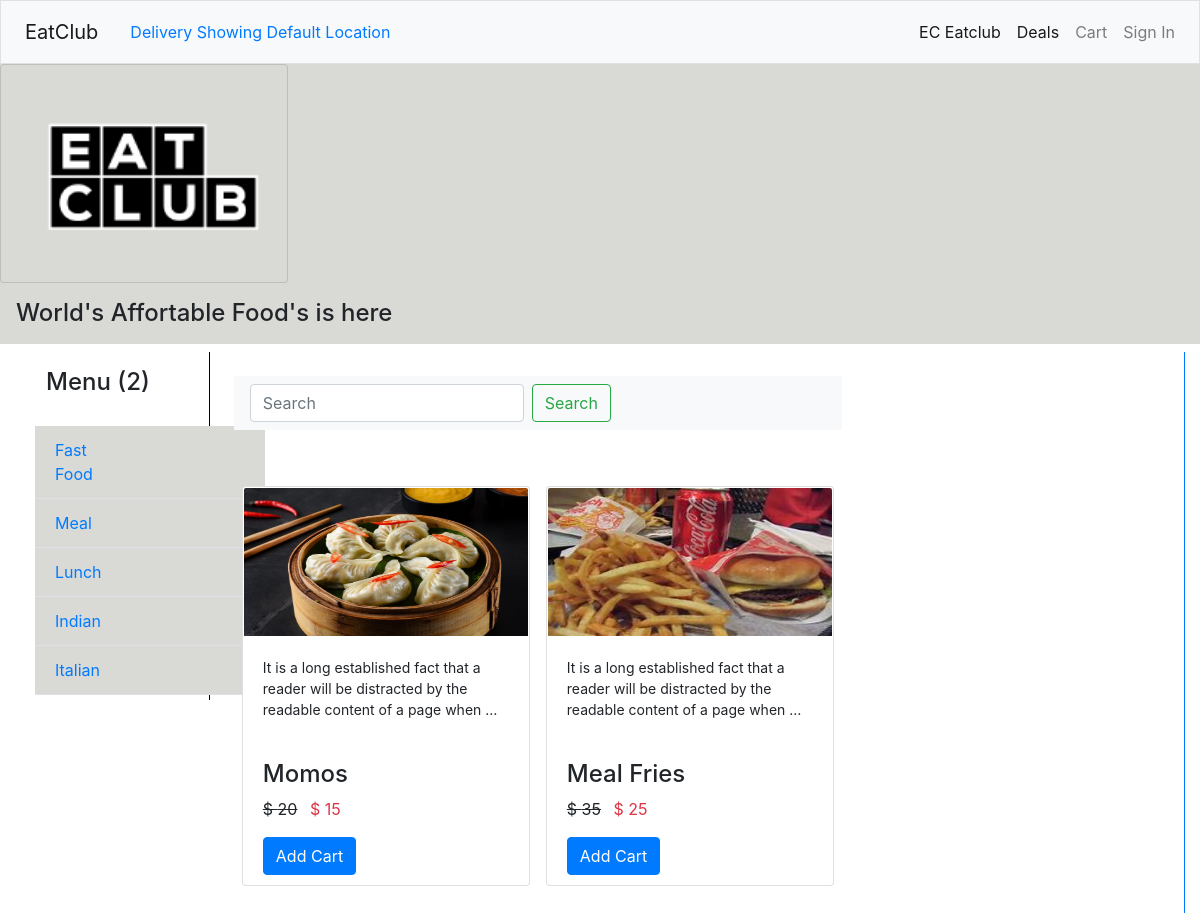
/deals/?category=Meal, run on the app's committed database.
### home/models.py (models this page shows, shortened)
class Category(models.Model):
    category_name = models.CharField(max_length=100)

class Menu(models.Model):
    cat_name = models.ForeignKey(Category,on_delete=models.CASCADE)
    item_name = models.CharField(max_length=100)
    item_price = models.IntegerField()
    discount_price = models.IntegerField()
    description = models.TextField()
    item_img  =models.ImageField(upload_to='media/')

### home/views.py (the view)
# urls.py: path('deals/', main, name='deals'),
def main(request):
    cat = Category.objects.all()
    category = request.GET.get('category')
    counts = Menu.objects.count()
    data = Menu.objects.all()  # Default queryset if no category filter is applied
    print("this is username" , request.session.get('username'))
    if category:
        data = Menu.objects.filter(cat_name__category_name=str(category))
        counts = Menu.objects.filter(cat_name__category_name=str(category)).count()
    context = {
        'cat': cat,
        'data': data,
        'counts':counts
    }
    return render(request, 'main.html', context)

### templates/main.html (shortened to what this page needs)
{% extends "base.html" %}
{% load static %}
{% block content %}
<div class="d-block m-auto "          style="width : 100vw ; background:#D9D9D6" >
    <div class="card p-4 m-10" style="width: 18rem; padding:10px; background:#D9D9D6">
        <img class="card-img-top p-2" src="{% static "logo.png" %}" alt="Card image cap" style="margin:10px ;background:#D9D9D6">
      </div>
    <h4 class = "p-3">
        World's Affortable Food's is here </h4>
</div>
<div class="container-fluid" >
    <div class=" d-flex  border-right border-primary" >
        <nav class="col-md-3 col-lg-2 d-md-block sidebar h-100"style="border-right: 1px solid black;" >
          <form action="/deal" method="POST">
            <ul class="nav flex-column " >
                <h4 class = "p-3"> Menu ({{counts}})</h4>
                <div class="container-fluid">
                    <div class="row">
                            <div class="p-10" style="padding :5px;">
                                <ul class="nav flex-column "  style="width:100">
                                    {% for data in cat %}
                                    <li class="nav-item border-bottom p-1 " style="width:230px; background:#D9D9D6; display:flex; align-items:center">
                                        <a class="nav-link active" href="{% url 'deals' %}?category={{ data.category_name }}" style="width:100px" name="{{ data.category_name }}">{{ data.category_name }}</a>
                                    </li>
                                    {% endfor %}
                                </ul>
                            </div>
                        </ul>
          </form>
        </nav>
        {% include "products.html" %}
    </div>
</div>
{% endblock content %}

### templates/products.html
<div class='d-flex flex-column gap-2'>
    <div class='p-4'>
        <nav class="navbar navbar-light bg-light">
            <form class="form-inline">
              <input class="form-control mr-sm-2" type="search" placeholder="Search" aria-label="Search">
              <button class="btn btn-outline-success my-2 my-sm-0" type="submit">Search</button>
            </form>
        </nav>
       </div>
       <div class="d-flex flex-wrap gap-3 p-4">
        {% for item in data %}
        <div class="card m-2" style="width: 18rem; height:400px ;border-raidus:25px" >
          <img class="card-img-top" src="{{ item.item_img.url }}" alt="Card image cap" style="height: 150px; padding:1px">
          <div class="card-body">
            <p class="card-text" style="font-size: 14px;">  {{ item.description|truncatewords_html:20 }}</p>
            <br>
            <h4>
              {{item.item_name}}
            </h4>
            <p>
              <span style="text-decoration: line-through;">$ {{ item.item_price }}</span>
              <span class="text-danger ml-2">$ {{ item.discount_price }}</span>
            </p>
            <a class="btn btn-primary" href="{% url 'add_cart' item.id %}">Add Cart</a>
          </div>
        </div>
    {% endfor %}
    </div>
</div>

### data on the page
Category: category_name "Fast Food"
Category: category_name "Meal"
Category: category_name "Lunch"
Category: category_name "Indian"
Category: category_name "Italian"
Menu: item_img (picture), description "It is a long established fact that a reader will be distracted by the readable content of a page when …", item_name "Momos", item_price "20", discount_price "15"
Menu: item_img (picture), description "It is a long established fact that a reader will be distracted by the readable content of a page when …", item_name "Meal Fries", item_price "35", discount_price "25"

### other printed values
{{ counts }} "2"
